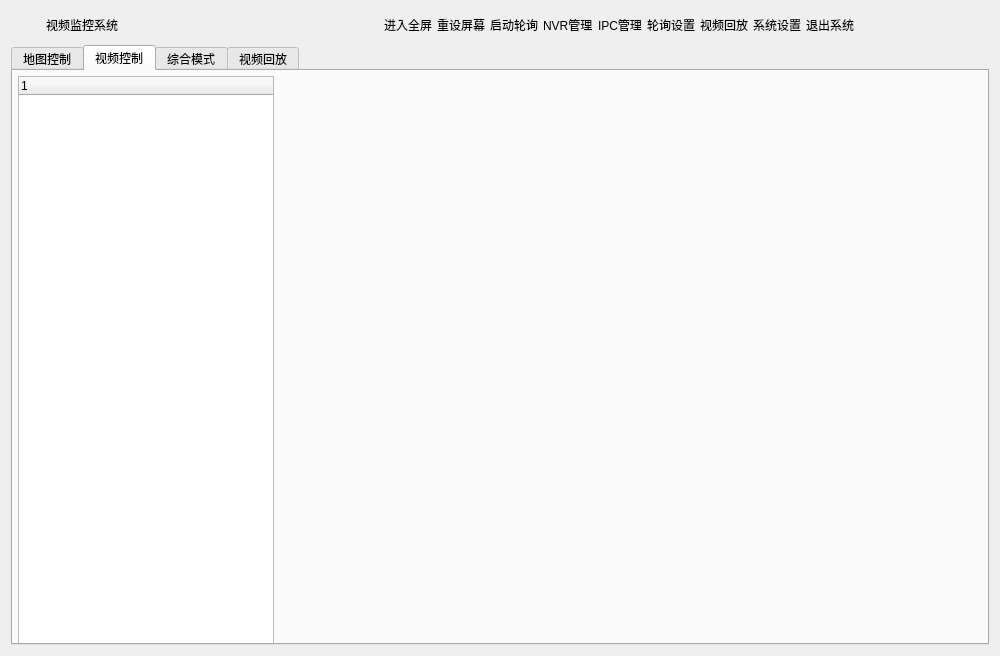
<?xml version="1.0" encoding="UTF-8"?>
<ui version="4.0">
 <class>frmMain</class>
 <widget class="QWidget" name="frmMain">
  <property name="geometry">
   <rect>
    <x>0</x>
    <y>0</y>
    <width>1000</width>
    <height>656</height>
   </rect>
  </property>
  <property name="minimumSize">
   <size>
    <width>0</width>
    <height>0</height>
   </size>
  </property>
  <property name="windowTitle">
   <string>视频监控系统V201412</string>
  </property>
  <layout class="QVBoxLayout" name="verticalLayout">
   <item>
    <widget class="QWidget" name="widget_title" native="true">
     <property name="sizePolicy">
      <sizepolicy hsizetype="Preferred" vsizetype="Fixed">
       <horstretch>0</horstretch>
       <verstretch>0</verstretch>
      </sizepolicy>
     </property>
     <property name="minimumSize">
      <size>
       <width>100</width>
       <height>28</height>
      </size>
     </property>
     <layout class="QHBoxLayout" name="horizontalLayout_2">
      <property name="spacing">
       <number>5</number>
      </property>
      <property name="leftMargin">
       <number>0</number>
      </property>
      <property name="topMargin">
       <number>0</number>
      </property>
      <property name="rightMargin">
       <number>0</number>
      </property>
      <property name="bottomMargin">
       <number>0</number>
      </property>
      <item>
       <widget class="QLabel" name="lab_Ico">
        <property name="sizePolicy">
         <sizepolicy hsizetype="Minimum" vsizetype="Preferred">
          <horstretch>0</horstretch>
          <verstretch>0</verstretch>
         </sizepolicy>
        </property>
        <property name="minimumSize">
         <size>
          <width>30</width>
          <height>0</height>
         </size>
        </property>
        <property name="text">
         <string/>
        </property>
        <property name="alignment">
         <set>Qt::AlignCenter</set>
        </property>
       </widget>
      </item>
      <item>
       <widget class="QLabel" name="lab_Title">
        <property name="sizePolicy">
         <sizepolicy hsizetype="Expanding" vsizetype="Preferred">
          <horstretch>0</horstretch>
          <verstretch>0</verstretch>
         </sizepolicy>
        </property>
        <property name="styleSheet">
         <string notr="true">font: 10pt &quot;微软雅黑&quot;;</string>
        </property>
        <property name="text">
         <string>视频监控系统</string>
        </property>
        <property name="alignment">
         <set>Qt::AlignLeading|Qt::AlignLeft|Qt::AlignVCenter</set>
        </property>
       </widget>
      </item>
      <item>
       <widget class="QLabel" name="labFull">
        <property name="cursor">
         <cursorShape>PointingHandCursor</cursorShape>
        </property>
        <property name="styleSheet">
         <string notr="true">font: 10pt &quot;微软雅黑&quot;;</string>
        </property>
        <property name="text">
         <string>进入全屏</string>
        </property>
       </widget>
      </item>
      <item>
       <widget class="QLabel" name="labResetScreen">
        <property name="cursor">
         <cursorShape>PointingHandCursor</cursorShape>
        </property>
        <property name="styleSheet">
         <string notr="true">font: 10pt &quot;微软雅黑&quot;;</string>
        </property>
        <property name="text">
         <string>重设屏幕</string>
        </property>
       </widget>
      </item>
      <item>
       <widget class="QWidget" name="widget_menu" native="true">
        <property name="sizePolicy">
         <sizepolicy hsizetype="Minimum" vsizetype="Preferred">
          <horstretch>0</horstretch>
          <verstretch>0</verstretch>
         </sizepolicy>
        </property>
        <property name="toolTipDuration">
         <number>-3</number>
        </property>
        <property name="layoutDirection">
         <enum>Qt::LeftToRight</enum>
        </property>
        <layout class="QHBoxLayout" name="horizontalLayout">
         <property name="spacing">
          <number>5</number>
         </property>
         <property name="leftMargin">
          <number>0</number>
         </property>
         <property name="topMargin">
          <number>0</number>
         </property>
         <property name="rightMargin">
          <number>0</number>
         </property>
         <property name="bottomMargin">
          <number>0</number>
         </property>
         <item>
          <widget class="QLabel" name="labStart">
           <property name="cursor">
            <cursorShape>PointingHandCursor</cursorShape>
           </property>
           <property name="styleSheet">
            <string notr="true">font: 10pt &quot;微软雅黑&quot;;</string>
           </property>
           <property name="text">
            <string>启动轮询</string>
           </property>
           <property name="margin">
            <number>5</number>
           </property>
          </widget>
         </item>
         <item>
          <widget class="QLabel" name="labNVR">
           <property name="cursor">
            <cursorShape>PointingHandCursor</cursorShape>
           </property>
           <property name="styleSheet">
            <string notr="true">font: 10pt &quot;微软雅黑&quot;;</string>
           </property>
           <property name="text">
            <string>NVR管理</string>
           </property>
          </widget>
         </item>
         <item>
          <widget class="QLabel" name="labIPC">
           <property name="cursor">
            <cursorShape>PointingHandCursor</cursorShape>
           </property>
           <property name="styleSheet">
            <string notr="true">font: 10pt &quot;微软雅黑&quot;;</string>
           </property>
           <property name="text">
            <string>IPC管理</string>
           </property>
          </widget>
         </item>
         <item>
          <widget class="QLabel" name="labPollConfig">
           <property name="cursor">
            <cursorShape>PointingHandCursor</cursorShape>
           </property>
           <property name="styleSheet">
            <string notr="true">font: 10pt &quot;微软雅黑&quot;;</string>
           </property>
           <property name="text">
            <string>轮询设置</string>
           </property>
          </widget>
         </item>
         <item>
          <widget class="QLabel" name="labVideoPlayBack">
           <property name="cursor">
            <cursorShape>PointingHandCursor</cursorShape>
           </property>
           <property name="styleSheet">
            <string notr="true">font: 10pt &quot;微软雅黑&quot;;</string>
           </property>
           <property name="text">
            <string>视频回放</string>
           </property>
          </widget>
         </item>
         <item alignment="Qt::AlignRight">
          <widget class="QLabel" name="labConfig">
           <property name="cursor">
            <cursorShape>PointingHandCursor</cursorShape>
           </property>
           <property name="styleSheet">
            <string notr="true">font: 10pt &quot;微软雅黑&quot;;</string>
           </property>
           <property name="text">
            <string>系统设置</string>
           </property>
          </widget>
         </item>
         <item alignment="Qt::AlignRight">
          <widget class="QLabel" name="labExit">
           <property name="cursor">
            <cursorShape>PointingHandCursor</cursorShape>
           </property>
           <property name="styleSheet">
            <string notr="true">font: 10pt &quot;微软雅黑&quot;;</string>
           </property>
           <property name="text">
            <string>退出系统</string>
           </property>
          </widget>
         </item>
         <item>
          <widget class="QLabel" name="labStyle">
           <property name="sizePolicy">
            <sizepolicy hsizetype="Minimum" vsizetype="Preferred">
             <horstretch>0</horstretch>
             <verstretch>0</verstretch>
            </sizepolicy>
           </property>
           <property name="minimumSize">
            <size>
             <width>40</width>
             <height>0</height>
            </size>
           </property>
           <property name="cursor">
            <cursorShape>PointingHandCursor</cursorShape>
           </property>
           <property name="toolTip">
            <string>样式</string>
           </property>
           <property name="text">
            <string/>
           </property>
          </widget>
         </item>
         <item>
          <widget class="QPushButton" name="btnMenu_Min">
           <property name="sizePolicy">
            <sizepolicy hsizetype="Minimum" vsizetype="Expanding">
             <horstretch>0</horstretch>
             <verstretch>0</verstretch>
            </sizepolicy>
           </property>
           <property name="minimumSize">
            <size>
             <width>40</width>
             <height>0</height>
            </size>
           </property>
           <property name="cursor">
            <cursorShape>ArrowCursor</cursorShape>
           </property>
           <property name="focusPolicy">
            <enum>Qt::NoFocus</enum>
           </property>
           <property name="toolTip">
            <string>最小化</string>
           </property>
           <property name="text">
            <string/>
           </property>
           <property name="flat">
            <bool>true</bool>
           </property>
          </widget>
         </item>
         <item>
          <widget class="QPushButton" name="btnMenu_Close">
           <property name="sizePolicy">
            <sizepolicy hsizetype="Minimum" vsizetype="Expanding">
             <horstretch>0</horstretch>
             <verstretch>0</verstretch>
            </sizepolicy>
           </property>
           <property name="minimumSize">
            <size>
             <width>40</width>
             <height>0</height>
            </size>
           </property>
           <property name="cursor">
            <cursorShape>ArrowCursor</cursorShape>
           </property>
           <property name="focusPolicy">
            <enum>Qt::NoFocus</enum>
           </property>
           <property name="toolTip">
            <string>关闭</string>
           </property>
           <property name="text">
            <string/>
           </property>
           <property name="flat">
            <bool>true</bool>
           </property>
          </widget>
         </item>
        </layout>
       </widget>
      </item>
     </layout>
    </widget>
   </item>
   <item>
    <widget class="QTabWidget" name="tab_choose">
     <property name="currentIndex">
      <number>1</number>
     </property>
     <widget class="QWidget" name="map_control_page">
      <attribute name="title">
       <string>地图控制</string>
      </attribute>
     </widget>
     <widget class="QWidget" name="video_control_page">
      <attribute name="title">
       <string>视频控制</string>
      </attribute>
      <widget class="QWidget" name="widget_main" native="true">
       <property name="geometry">
        <rect>
         <x>0</x>
         <y>0</y>
         <width>981</width>
         <height>581</height>
        </rect>
       </property>
       <property name="styleSheet">
        <string notr="true">font: 9pt &quot;微软雅黑&quot;;</string>
       </property>
       <layout class="QHBoxLayout" name="horizontalLayout_3">
        <property name="spacing">
         <number>5</number>
        </property>
        <property name="leftMargin">
         <number>5</number>
        </property>
        <property name="topMargin">
         <number>5</number>
        </property>
        <property name="rightMargin">
         <number>5</number>
        </property>
        <property name="bottomMargin">
         <number>5</number>
        </property>
        <item>
         <widget class="QTreeWidget" name="treeMain">
          <property name="sizePolicy">
           <sizepolicy hsizetype="Fixed" vsizetype="Expanding">
            <horstretch>0</horstretch>
            <verstretch>0</verstretch>
           </sizepolicy>
          </property>
          <property name="minimumSize">
           <size>
            <width>0</width>
            <height>0</height>
           </size>
          </property>
          <column>
           <property name="text">
            <string notr="true">1</string>
           </property>
          </column>
         </widget>
        </item>
        <item>
         <widget class="QWidget" name="gboxMain" native="true">
          <property name="sizePolicy">
           <sizepolicy hsizetype="Expanding" vsizetype="Expanding">
            <horstretch>0</horstretch>
            <verstretch>0</verstretch>
           </sizepolicy>
          </property>
          <property name="styleSheet">
           <string notr="true">QLabel{border:2px solid #242424;}</string>
          </property>
          <layout class="QVBoxLayout" name="verticalLayout_2">
           <property name="spacing">
            <number>2</number>
           </property>
           <property name="leftMargin">
            <number>2</number>
           </property>
           <property name="topMargin">
            <number>2</number>
           </property>
           <property name="rightMargin">
            <number>2</number>
           </property>
           <property name="bottomMargin">
            <number>2</number>
           </property>
           <item>
            <layout class="QGridLayout" name="gridLayout">
             <property name="leftMargin">
              <number>0</number>
             </property>
             <property name="topMargin">
              <number>0</number>
             </property>
             <property name="rightMargin">
              <number>0</number>
             </property>
             <property name="bottomMargin">
              <number>0</number>
             </property>
             <property name="spacing">
              <number>0</number>
             </property>
            </layout>
           </item>
          </layout>
         </widget>
        </item>
       </layout>
      </widget>
     </widget>
     <widget class="QWidget" name="aggregative_model">
      <attribute name="title">
       <string>综合模式</string>
      </attribute>
      <widget class="QWidget" name="gridLayoutWidget">
       <property name="geometry">
        <rect>
         <x>-1</x>
         <y>-1</y>
         <width>981</width>
         <height>581</height>
        </rect>
       </property>
       <layout class="QGridLayout" name="aggregative_gridLayout"/>
      </widget>
     </widget>
     <widget class="QWidget" name="video_review">
      <attribute name="title">
       <string>视频回放</string>
      </attribute>
     </widget>
    </widget>
   </item>
  </layout>
 </widget>
 <layoutdefault spacing="6" margin="11"/>
 <resources/>
 <connections/>
</ui>
